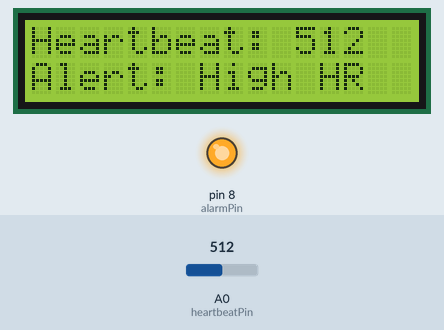
Simulated run of this sketch. Board: Arduino Uno, built with avr-gcc and run on an emulated ATmega328P. Parts: 16×2 character LCD, output pins drawn as LEDs (lit = HIGH). The test bench sets the inputs (shaded band); at power-on: A0 (heartbeatPin) = 512. The modem accepts every AT command (registered, SIM ready, sends succeed) and sends nothing else.

Above: at 7.4 s.
7.5 s: A0 (heartbeatPin) set to 111
At 14.3 s:
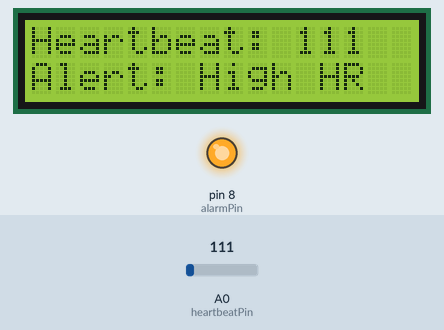
14.6 s: A0 (heartbeatPin) set to 92
At 20.6 s:
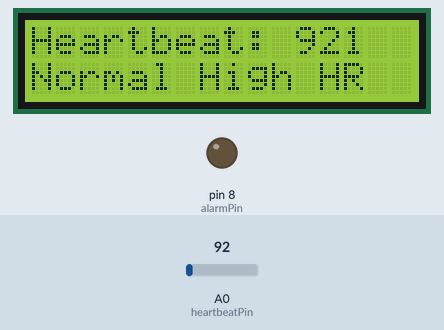
21.5 s: A0 (heartbeatPin) set to 110
At 22.7 s:
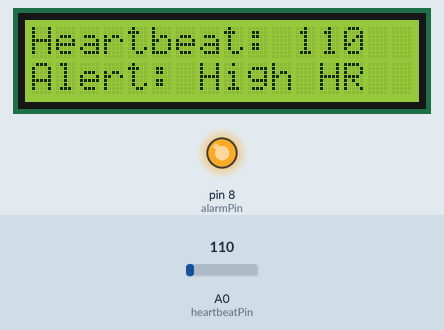
Timing chart, 0 to 24.5 s (numbered marks = the images above; inputs shaded):
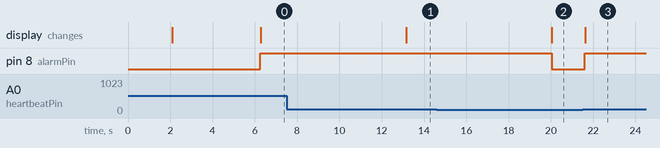

The sketch:

HEARTBEAT.ino
```cpp
#include <Wire.h>               // Include Wire library for I2C
#include <LiquidCrystal_I2C.h>  // Include LiquidCrystal I2C library
#include <SoftwareSerial.h>     // Include SoftwareSerial library for GSM communication

LiquidCrystal_I2C lcd(0x27, 16, 2);  // Initialize the LCD with the I2C address, and dimensions (16x2)
SoftwareSerial gsmSerial(2, 3);      // RX, TX for GSM module

const int heartbeatPin = A0;  // Analog pin connected to the heartbeat sensor
const int alarmPin = 8;       // Digital pin connected to the alarm

char remoteNumber[] = "+1234567890";  // Replace with your recipient's phone number

void setup() {
  pinMode(alarmPin, OUTPUT);  // Set the alarm pin as an output

  lcd.init();        // Initialize the LCD
  lcd.backlight();   // Turn on the backlight

  lcd.setCursor(0, 0);
  lcd.print("Heartbeat Monitor");
  lcd.setCursor(0, 1);
  lcd.print("Initializing...");
  delay(2000);       // Display the initializing message for 2 seconds

  lcd.clear();       // Clear the LCD screen

  // Initialize SoftwareSerial for GSM communication
  gsmSerial.begin(9600);

  // Wait a few seconds for the GSM module to initialize
  delay(3000);

  // Set SMS mode to text
  gsmSerial.println("AT+CMGF=1");
  delay(100);

  // Clear any existing SMS messages in the GSM module's buffer
  gsmSerial.println("AT+CMGD=1,4");
  delay(1000);
}

void loop() {
  int heartbeat = analogRead(heartbeatPin);  // Read the analog value from the heartbeat sensor
  int heartbeatThreshold = 100;  // Example threshold for testing

  // Display heartbeat value on LCD
  lcd.setCursor(0, 0);
  lcd.print("Heartbeat: ");
  lcd.print(heartbeat);

  // Check if heartbeat exceeds the threshold
  if (heartbeat > heartbeatThreshold) {
    lcd.setCursor(0, 1);
    lcd.print("Alert: High HR");
    digitalWrite(alarmPin, HIGH);  // Activate the alarm

    // Send SMS alert
    sendSMSAlert();

    delay(5000);  // Delay to prevent continuous SMS sending
  } else {
    lcd.setCursor(0, 1);
    lcd.print("Normal");
    digitalWrite(alarmPin, LOW);  // Deactivate the alarm
  }

  delay(500);  // Delay for stability and to reduce LCD flicker
}

void sendSMSAlert() {
  gsmSerial.println("AT+CMGS=\"" + String(remoteNumber) + "\"");  // Specify the recipient's phone number
  delay(100);

  gsmSerial.print("Heart rate alert! HR is above 100 bpm.");  // SMS message content
  delay(100);

  gsmSerial.write((char)26);  // End SMS with Ctrl+Z
  delay(100);

  gsmSerial.println();
  delay(1000);  // SMS sending time
}
```

Measured:
- the behaviour switches between 101 and 100 on A0 (heartbeatPin) (found by bisection; images 1 and 2)
- after the input at 7.5 s, the display: changes after 5.7 s (image 1)
- after the input at 14.6 s, pin 8 (alarmPin): HIGH → LOW after 5.4 s; the display: changes after 5.4 s (image 2)
- after the input at 21.5 s, pin 8 (alarmPin): LOW → HIGH after 0.10 s; the display: changes after 0.12 s (image 3)
